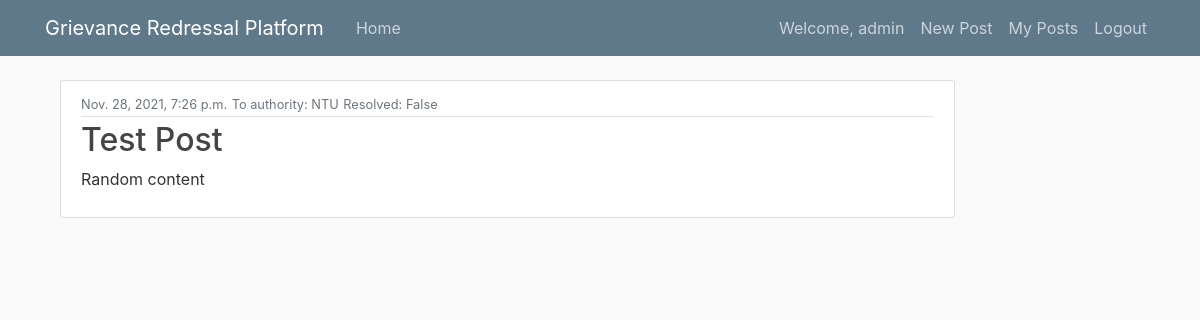
The page /post/6/ (signed in) on the database its author committed.
### users/models.py (models this page shows, shortened)
class User(AbstractUser):
    is_authority = models.BooleanField(default=False)
    pub_key = models.TextField()
    pri_key = models.TextField()
    nonce = models.TextField()

### posts/models.py (models this page shows, shortened)
class Post(models.Model):
    title = models.CharField(max_length=100)
    content = models.TextField()
    last_modified = models.DateTimeField(auto_now=True)
    author = models.ForeignKey(User, on_delete=models.CASCADE, related_name='author_of_post')
    related_authority = models.ForeignKey(User, on_delete=models.PROTECT, related_name='target_authority')
    is_resolved = models.BooleanField(default=False)
    is_read = models.BooleanField(default=False)
    reply_by_authority = models.TextField(blank=True, default='')

### posts/views.py (the view)
# urls.py: path('post/<int:pk>/', PostDetailView.as_view(), name='post-detail'),
class PostDetailView(DetailView):
    model = Post
    def get(self, request, *args, **kwargs):
        self.object = self.get_object()
        if not self.object.is_read and request.user == self.object.related_authority:
            self.object.is_read = True
            self.object.save()
        context = self.get_context_data(object=self.object)
        return self.render_to_response(context)

### posts/templates/posts/post_detail.html (shortened to what this page needs)
{% extends "posts/base.html" %}
{% block content %}
<article class="media content-section">
  <div class="media-body">
    <div class="article-metadata">
      <small class="text-muted">{{ object.last_modified }}</small>
      <small class="text-muted"> To authority: {{ post.related_authority.username}}</small>
      <small class="text-muted"> Resolved: {{post.is_resolved}}</small>
    </div>
    <h2 class="article-title">{{ object.title }}</h2>
    <p class="article-content">{{ object.content }}</p>
  </div>
</article>
{% endblock content%}

### posts/templates/posts/base.html (shortened to what this page needs)
{% load static %}
<!DOCTYPE html>
<html lang="en">
<head>
    <link rel="stylesheet" href="https://maxcdn.bootstrapcdn.com/bootstrap/4.0.0/css/bootstrap.min.css">
    <link rel="stylesheet" type="text/css" href="{% static 'posts/main.css' %}">
</head>
<body>
    <header class="site-header">
      <nav class="navbar navbar-expand-md navbar-dark bg-steel fixed-top">
        <div class="container">
          <a class="navbar-brand mr-4" href="{% url 'posts-home' %}">Grievance Redressal Platform</a>
          <div class="collapse navbar-collapse" id="navbarToggle">
            <div class="navbar-nav mr-auto">
              <a class="nav-item nav-link" href="{% url 'posts-home' %}">Home</a>
            </div>
            <div class="navbar-nav">
                {% if user.is_authenticated %}
                    <a class="nav-item nav-link">Welcome, {{ user.username }}</a>
                    {% if user.is_authority %}
                        <a class="nav-item nav-link" href="{% url 'unread-posts' %}">Notifications</a>
                        <a class="nav-item nav-link" href="{% url 'unresolved-posts' %}">Unresolved Posts</a>
                        <a class="nav-item nav-link" href="{% url 'resolved-posts' %}">Resolved Posts</a>
                    {% else %}
                        <a class="nav-item nav-link" href="{% url 'post-create' %}">New Post</a>
                        <a class="nav-item nav-link" href="{% url 'user-posts' %}">My Posts</a>
                    {% endif %}
                    <a class="nav-item nav-link" href="{% url 'logout' %}">Logout</a>
                {% else %}
                    <a class="nav-item nav-link" href="{% url 'login' %}">Login</a>
                    <a class="nav-item nav-link" href="{% url 'register' %}">Register</a>
                {% endif %}
            </div>
          </div>
        </div>
      </nav>
    </header>
    <main role="main" class="container">
        <div class="col-md-10">
            {% block content %}{% endblock %}
      </div>
    </main>
</body>
</html>

### posts/static/posts/main.css (style rules this page uses)
body { background: #fafafa; color: #333333; margin-top: 5rem; }
h1, h2, h3, h4, h5, h6 { color: #444444; }
.bg-steel { background-color: #5f788a; }
.site-header .navbar-nav .nav-link { color: #cbd5db; }
.content-section { background: #ffffff; padding: 10px 20px; border: 1px solid #dddddd; border-radius: 3px; margin-bottom: 20px; }
.article-title { color: #444444; }
.article-content { white-space: pre-line; }
.article-metadata { padding-bottom: 1px; margin-bottom: 4px; border-bottom: 1px solid #e3e3e3 }

### rows shown on the page
User: username "admin"
Post: last_modified "Nov. 28, 2021, 7:26 p.m.", related_authority.username "NTU", is_resolved "False", title "Test Post", content "Random content"
